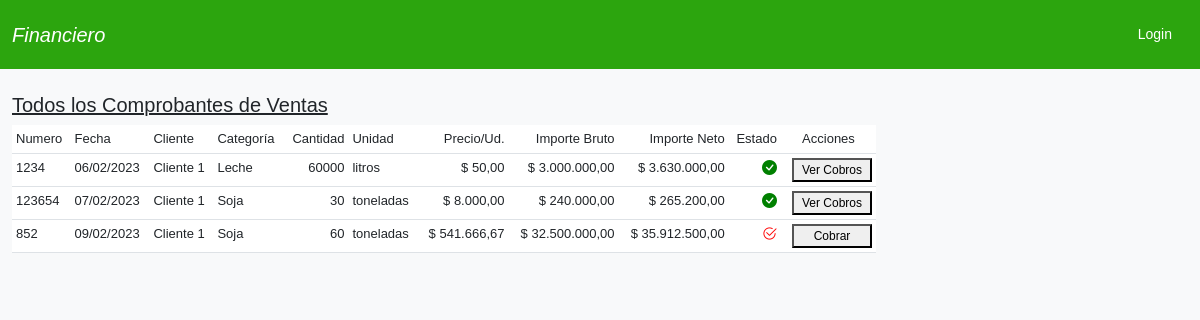
Screenshot of /facturas-venta/todas/ with the database file from the repository.
### comprobantes/models.py (models this page shows, shortened)
class FacturaVenta(models.Model):
    numero = models.CharField(max_length=15)
    fecha = models.DateField()
    razon_social = models.ForeignKey(Cliente, on_delete=models.CASCADE, verbose_name='Cliente')
    categoria = models.ForeignKey(Categoria, on_delete=models.CASCADE)
    cantidad = models.IntegerField(blank=True, null=True)
    unidades = models.CharField(max_length=50, choices=UNIDADES,blank=True, null=True)
    importe = models.DecimalField(max_digits=10, decimal_places=2)
    iva = models.DecimalField(max_digits=4, decimal_places=2, default=21.0, verbose_name='% IVA')
    estado = models.BooleanField(default=False)
    created = models.DateField(auto_now_add=True)
    updated = models.DateField(auto_now=True)
    @property
    def precio_unitario(self):
        return self.importe / self.cantidad
    @property
    def importe_total(self):
        return self.importe + (self.importe * self.iva/100)

class Cliente(models.Model):
    razon_social = models.CharField(max_length=50)
    domicilio = models.CharField(max_length=100)
    localidad = models.CharField(max_length=50)
    posicion_iva = models.CharField(max_length=50, verbose_name='Posición IVA', choices=IVA)
    cuit = models.CharField(max_length=50)
    estado = models.BooleanField(default=True)
    def __str__(self):
        return self.razon_social

class Categoria(models.Model):
    name = models.CharField(max_length=30, verbose_name = 'Categoría')
    def __str__(self):
        return self.name

### comprobantes/views.py (the view)
# urls.py: path('facturas-venta/todas/', FacturasVentaListView.as_view(), name='facturas-venta-list'),
class FacturasVentaListView(ListView):
    model = FacturaVenta

### comprobantes/templates/comprobantes/facturaventa_list.html (shortened to what this page needs)
{% extends 'comprobantes/base.html' %}
{% block content %}
<div class="container">
    <br>
    {% if object_list %}
    <table class="table table-sm table-hover">
        <h3 style="font-size: 20px;text-decoration: underline;">Todos los Comprobantes de Ventas</h3>
        <thead style="background-color: rgb(250, 246, 17);">
            <th style="font-weight: 500;font-size:13px;">Numero</th>
            <th style="font-weight: 500;font-size:13px;">Fecha</th>
            <th style="font-weight: 500;font-size:13px;">Cliente</th>
            <th style="font-weight: 500;font-size:13px;">Categoría</th>
            <th style="font-weight: 500;font-size:13px;text-align: end;">Cantidad</th>
            <th style="font-weight: 500;font-size:13px;">Unidad</th>
            <th style="font-weight: 500;font-size:13px;text-align: end;">Precio/Ud.</th>
            <th style="font-weight: 500;font-size:13px;text-align: end;">Importe Bruto</th>
            <th style="font-weight: 500;font-size:13px;text-align: end;">Importe Neto</th>
            <th style="font-weight: 500;font-size:13px;text-align: end;">Estado</th>
            <th style="font-weight: 500;font-size:13px;text-align: center;">Acciones</th>
        </thead>
        <tbody>
            {% for facturaventa in object_list %}
            <td style="font-size:13px;">{{ facturaventa.numero }}</td>
            <td style="font-size:13px;">{{ facturaventa.fecha|date:'d/m/Y'}}</td>
            <td style="font-size:13px;">{{ facturaventa.razon_social }}</td>
            <td style="font-size:13px;">{{ facturaventa.categoria }}</td>
            <td style="font-size:13px;text-align: end;">{{ facturaventa.cantidad }}</td>
            <td style="font-size:13px;">{{ facturaventa.unidades }}</td>
            <td style="font-size:13px;text-align:end;">$ {{facturaventa.precio_unitario|floatformat:"2g"}}</td>
            <td style="font-size:13px;text-align: end;">$ {{ facturaventa.importe|floatformat:"2g"}}</td>
            <td style="font-size:13px;text-align: end;">$ {{ facturaventa.importe_total|floatformat:"2g"}}</td>
            <td style="font-size:15px;text-align: end;">{% if facturaventa.estado == True %}<span style="color: green;"><i class="bi bi-check-circle-fill"></i></span>{% else %}<span style="color: red;"><i class="bi bi-check2-circle"></i></span>{% endif %}</td>
            <td style="font-size:13px;text-align: end;">
                <a style="font-size:13px;color: blue;" href="{% url 'cobros-factura' facturaventa.id %}">
                    {% if facturaventa.estado == False %}
                    <button style="width: 80px;font-size:12px;padding: 2px auto;">Cobrar</button>
                    {% else %}
                    <button style="width: 80px;font-size:12px;padding: 2px auto;">Ver Cobros</button>
                    {%endif%}
                </a>
            </td>
       </tbody>
            {% endfor %}
    </table>
    </div>
    {% else %}
     <center><p style="color: brown; font-size: 18px;">No hay facturas de ventas registradas</p></center>
    {% endif %}
</div>
{% endblock %}

### usuarios/static/css/estilos.css (style rules this page uses)
body { font-family: Arial, Helvetica, sans-serif; background-color: rgb(248, 249, 250); }

### comprobantes/templates/comprobantes/base.html (style rules this page uses)
body { font-family: Arial, Helvetica, sans-serif; }

### rows the page displays
FacturaVenta: numero "1234", fecha "06/02/2023", razon_social "Cliente 1", categoria "Leche", cantidad "60000", unidades "litros", precio_unitario "50,00", importe "3.000.000,00", importe_total "3.630.000,00", estado True (drawn)
FacturaVenta: numero "123654", fecha "07/02/2023", razon_social "Cliente 1", categoria "Soja", cantidad "30", unidades "toneladas", precio_unitario "8.000,00", importe "240.000,00", importe_total "265.200,00", estado True (drawn)
FacturaVenta: numero "852", fecha "09/02/2023", razon_social "Cliente 1", categoria "Soja", cantidad "60", unidades "toneladas", precio_unitario "541.666,67", importe "32.500.000,00", importe_total "35.912.500,00", estado False (drawn)
